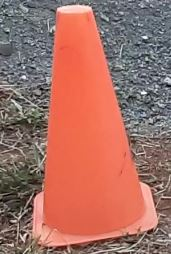
#> input picture keypoint/Capture.JPG, 171 x 254 px, found by its file name
$ python keypoint3.py
#> lines starting #> are read from the running program, lines starting #| are printed output that depends on the picture
import numpy as np
import cv2


image = cv2.imread('Capture.jpg')
#> image is the input picture: shape (254, 171, 3); mean B, G, R 100.1, 110.9, 164.7
im_width = image.shape[1]
#> im_width = 171
im_height = image.shape[0]
#> im_height = 254
lower_color_bounds = (240, 110, 82)
upper_color_bounds = (250, 110, 82)
gray = cv2.cvtColor(image,cv2.COLOR_BGR2GRAY)
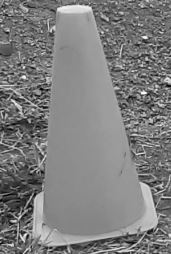
#> gray: shape (254, 171); min 0, max 254, mean 125.7
mask = cv2.inRange(image,lower_color_bounds,upper_color_bounds )
#> mask: shape (254, 171); every value is 0
mask_rgb = cv2.cvtColor(mask,cv2.COLOR_GRAY2BGR)
#> mask_rgb: shape (254, 171, 3); every value is 0
image = image & mask_rgb

cv2.imshow('image1', image)

# Exiting the window if 'q' is pressed on the keyboard.
if cv2.waitKey(0) & 0xFF == ord('q'):
#> (key q is pressed here)
    cv2.destroyAllWindows()

$ run again, with keypoint/20210220_175625-001.jpg copied over keypoint/Capture.JPG
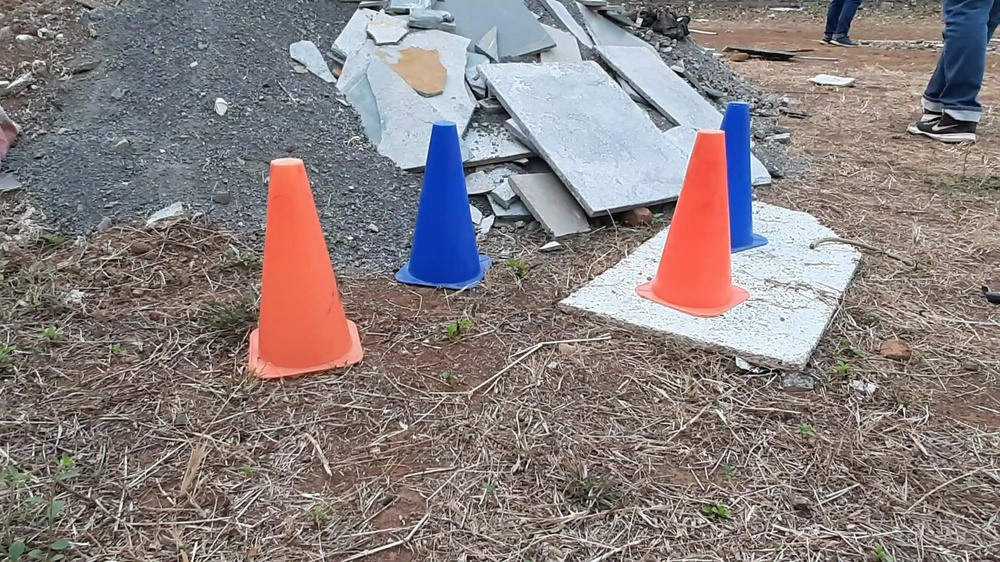
#> input picture keypoint/20210220_175625-001.jpg, 1000 x 562 px, shrunk from 1920 x 1080 before the run, found by its file name
#> image is the input picture: shape (562, 1000, 3); mean B, G, R 127, 127.5, 136.3
#> `gray = cv2.cvtColor(image,cv2.COLOR_BGR2GRAY)`:
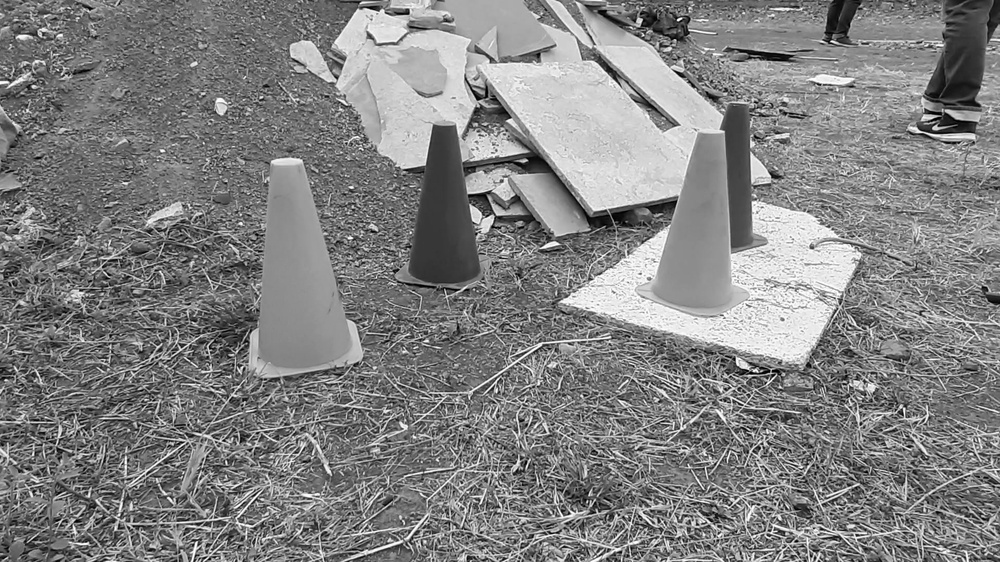
#> gray: shape (562, 1000); min 0, max 255, mean 130
#> mask: shape (562, 1000); every value is 0
#> mask_rgb: shape (562, 1000, 3); every value is 0

$ run again, with keypoint/frame0.jpg copied over keypoint/Capture.JPG
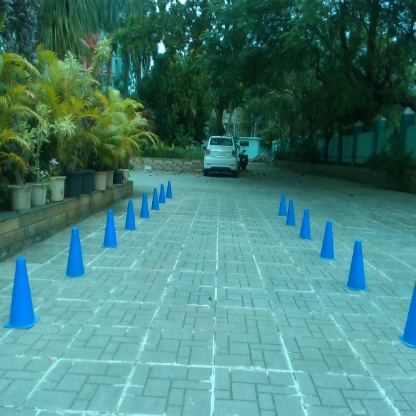
#> input picture keypoint/frame0.jpg, 416 x 416 px, found by its file name
#> image is the input picture: shape (416, 416, 3); mean B, G, R 119.8, 127.7, 70.5
#> `gray = cv2.cvtColor(image,cv2.COLOR_BGR2GRAY)`:
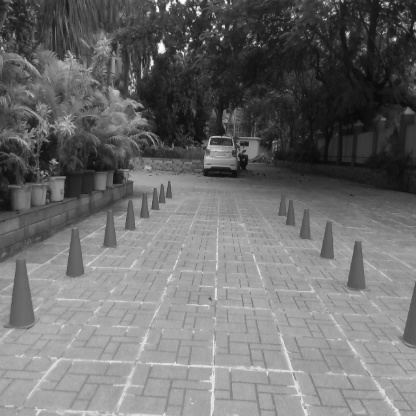
#> gray: shape (416, 416); min 8, max 253, mean 109.7
#> mask: shape (416, 416); every value is 0
#> mask_rgb: shape (416, 416, 3); every value is 0
